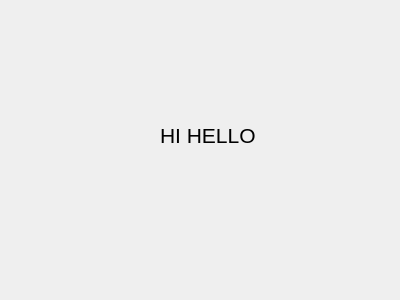
<?xml version="1.0" encoding="UTF-8"?>
<ui version="4.0">
 <class>InfoDialog</class>
 <widget class="QDialog" name="InfoDialog">
  <property name="geometry">
   <rect>
    <x>0</x>
    <y>0</y>
    <width>400</width>
    <height>300</height>
   </rect>
  </property>
  <property name="windowTitle">
   <string>Dialog</string>
  </property>
  <widget class="QLabel" name="label">
   <property name="geometry">
    <rect>
     <x>160</x>
     <y>70</y>
     <width>141</width>
     <height>131</height>
    </rect>
   </property>
   <property name="font">
    <font>
     <pointsize>16</pointsize>
    </font>
   </property>
   <property name="text">
    <string>HI HELLO</string>
   </property>
  </widget>
 </widget>
 <resources/>
 <connections/>
</ui>
